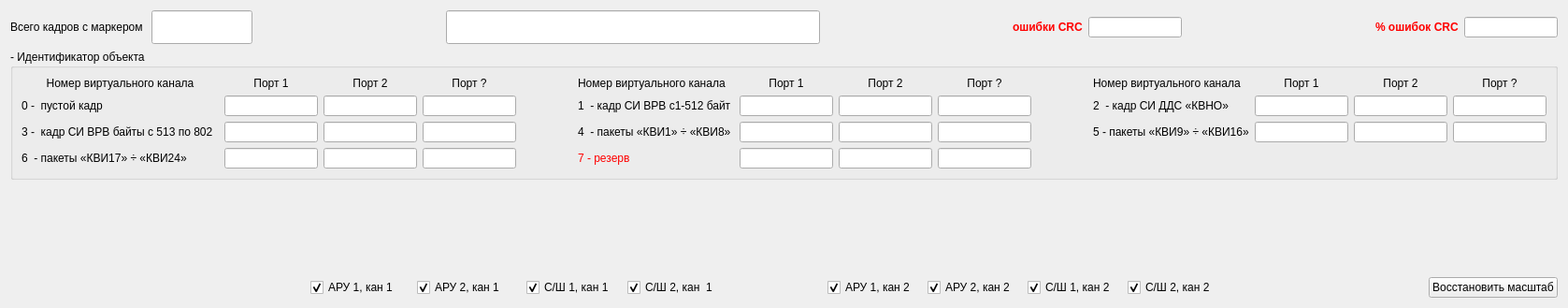
      <widget class="QWidget" name="tab_3">
       <attribute name="title">
        <string>Статистика</string>
       </attribute>
       <layout class="QGridLayout" name="gridLayout_6">
        <item row="8" column="5">
         <widget class="QCheckBox" name="cbSH1">
          <property name="enabled">
           <bool>true</bool>
          </property>
          <property name="maximumSize">
           <size>
            <width>150</width>
            <height>20</height>
           </size>
          </property>
          <property name="text">
           <string>С/Ш 1, кан 1</string>
          </property>
          <property name="checked">
           <bool>true</bool>
          </property>
         </widget>
        </item>
        <item row="8" column="8">
         <widget class="QCheckBox" name="cbARU1_2">
          <property name="maximumSize">
           <size>
            <width>150</width>
            <height>20</height>
           </size>
          </property>
          <property name="text">
           <string>АРУ 1, кан 2</string>
          </property>
          <property name="checked">
           <bool>true</bool>
          </property>
         </widget>
        </item>
        <item row="8" column="4">
         <widget class="QCheckBox" name="cbARU2">
          <property name="maximumSize">
           <size>
            <width>150</width>
            <height>20</height>
           </size>
          </property>
          <property name="text">
           <string>АРУ 2, кан 1     </string>
          </property>
          <property name="checked">
           <bool>true</bool>
          </property>
         </widget>
        </item>
        <item row="8" column="11">
         <widget class="QCheckBox" name="cbSH2_2">
          <property name="maximumSize">
           <size>
            <width>150</width>
            <height>20</height>
           </size>
          </property>
          <property name="text">
           <string>С/Ш 2, кан 2</string>
          </property>
          <property name="checked">
           <bool>true</bool>
          </property>
         </widget>
        </item>
        <item row="2" column="7">
         <spacer name="verticalSpacer_5">
          <property name="orientation">
           <enum>Qt::Vertical</enum>
          </property>
          <property name="sizeHint" stdset="0">
           <size>
            <width>20</width>
            <height>40</height>
           </size>
          </property>
         </spacer>
        </item>
        <item row="1" column="0" colspan="15">
         <widget class="QGroupBox" name="groupBox_2">
          <property name="title">
           <string>-	Идентификатор объекта </string>
          </property>
          <layout class="QGridLayout" name="gridLayout_5">
           <item row="5" column="1">
            <widget class="QLineEdit" name="ind110">
             <property name="maximumSize">
              <size>
               <width>100</width>
               <height>16777215</height>
              </size>
             </property>
             <property name="alignment">
              <set>Qt::AlignRight|Qt::AlignTrailing|Qt::AlignVCenter</set>
             </property>
            </widget>
           </item>
           <item row="5" column="4">
            <spacer name="horizontalSpacer_17">
             <property name="orientation">
              <enum>Qt::Horizontal</enum>
             </property>
             <property name="sizeHint" stdset="0">
              <size>
               <width>40</width>
               <height>20</height>
              </size>
             </property>
            </spacer>
           </item>
           <item row="2" column="0">
            <widget class="QLabel" name="label_25">
             <property name="text">
              <string>3 -  кадр СИ ВРВ байты с 513 по 802  </string>
             </property>
             <property name="alignment">
              <set>Qt::AlignLeading|Qt::AlignLeft|Qt::AlignVCenter</set>
             </property>
            </widget>
           </item>
           <item row="0" column="2">
            <widget class="QLabel" name="label_34">
             <property name="text">
              <string>Порт 2</string>
             </property>
             <property name="alignment">
              <set>Qt::AlignCenter</set>
             </property>
            </widget>
           </item>
           <item row="0" column="3">
            <widget class="QLabel" name="label_37">
             <property name="text">
              <string>Порт ?</string>
             </property>
             <property name="alignment">
              <set>Qt::AlignCenter</set>
             </property>
            </widget>
           </item>
           <item row="0" column="7">
            <widget class="QLabel" name="label_39">
             <property name="text">
              <string>Порт 2</string>
             </property>
             <property name="alignment">
              <set>Qt::AlignCenter</set>
             </property>
            </widget>
           </item>
           <item row="0" column="14">
            <widget class="QLabel" name="label_38">
             <property name="text">
              <string>Порт ?</string>
             </property>
             <property name="alignment">
              <set>Qt::AlignCenter</set>
             </property>
            </widget>
           </item>
           <item row="0" column="6">
            <widget class="QLabel" name="label_40">
             <property name="text">
              <string>Порт 1</string>
             </property>
             <property name="alignment">
              <set>Qt::AlignCenter</set>
             </property>
            </widget>
           </item>
           <item row="0" column="9">
            <widget class="QLabel" name="label_43">
             <property name="text">
              <string>Порт ?</string>
             </property>
             <property name="alignment">
              <set>Qt::AlignCenter</set>
             </property>
            </widget>
           </item>
           <item row="0" column="12">
            <widget class="QLabel" name="label_42">
             <property name="text">
              <string>Порт 1</string>
             </property>
             <property name="alignment">
              <set>Qt::AlignCenter</set>
             </property>
            </widget>
           </item>
           <item row="0" column="13">
            <widget class="QLabel" name="label_41">
             <property name="text">
              <string>Порт 2</string>
             </property>
             <property name="alignment">
              <set>Qt::AlignCenter</set>
             </property>
            </widget>
           </item>
           <item row="1" column="1">
            <widget class="QLineEdit" name="ind000">
             <property name="maximumSize">
              <size>
               <width>100</width>
               <height>16777215</height>
              </size>
             </property>
             <property name="alignment">
              <set>Qt::AlignRight|Qt::AlignTrailing|Qt::AlignVCenter</set>
             </property>
            </widget>
           </item>
           <item row="1" column="0">
            <widget class="QLabel" name="label_22">
             <property name="text">
              <string>0 -  пустой кадр</string>
             </property>
             <property name="alignment">
              <set>Qt::AlignLeading|Qt::AlignLeft|Qt::AlignVCenter</set>
             </property>
            </widget>
           </item>
           <item row="1" column="2">
            <widget class="QLineEdit" name="ind000_2">
             <property name="maximumSize">
              <size>
               <width>100</width>
               <height>16777215</height>
              </size>
             </property>
             <property name="alignment">
              <set>Qt::AlignRight|Qt::AlignTrailing|Qt::AlignVCenter</set>
             </property>
            </widget>
           </item>
           <item row="1" column="3">
            <widget class="QLineEdit" name="ind000_3">
             <property name="maximumSize">
              <size>
               <width>100</width>
               <height>16777215</height>
              </size>
             </property>
             <property name="alignment">
              <set>Qt::AlignRight|Qt::AlignTrailing|Qt::AlignVCenter</set>
             </property>
            </widget>
           </item>
           <item row="0" column="1">
            <widget class="QLabel" name="label_33">
             <property name="text">
              <string>Порт 1</string>
             </property>
             <property name="alignment">
              <set>Qt::AlignCenter</set>
             </property>
            </widget>
           </item>
           <item row="0" column="0">
            <widget class="QLabel" name="label_6">
             <property name="text">
              <string>Номер виртуального канала</string>
             </property>
             <property name="alignment">
              <set>Qt::AlignCenter</set>
             </property>
            </widget>
           </item>
           <item row="2" column="13">
            <widget class="QLineEdit" name="ind101_2">
             <property name="maximumSize">
              <size>
               <width>100</width>
               <height>16777215</height>
              </size>
             </property>
             <property name="alignment">
              <set>Qt::AlignRight|Qt::AlignTrailing|Qt::AlignVCenter</set>
             </property>
            </widget>
           </item>
           <item row="5" column="2">
            <widget class="QLineEdit" name="ind110_2">
             <property name="maximumSize">
              <size>
               <width>100</width>
               <height>16777215</height>
              </size>
             </property>
             <property name="alignment">
              <set>Qt::AlignRight|Qt::AlignTrailing|Qt::AlignVCenter</set>
             </property>
            </widget>
           </item>
           <item row="2" column="1">
            <widget class="QLineEdit" name="ind011">
             <property name="maximumSize">
              <size>
               <width>100</width>
               <height>16777215</height>
              </size>
             </property>
             <property name="alignment">
              <set>Qt::AlignRight|Qt::AlignTrailing|Qt::AlignVCenter</set>
             </property>
            </widget>
           </item>
           <item row="2" column="5">
            <widget class="QLabel" name="label_26">
             <property name="text">
              <string>4  - пакеты «КВИ1» ÷ «КВИ8» </string>
             </property>
            </widget>
           </item>
           <item row="2" column="3">
            <widget class="QLineEdit" name="ind011_3">
             <property name="maximumSize">
              <size>
               <width>100</width>
               <height>16777215</height>
              </size>
             </property>
             <property name="alignment">
              <set>Qt::AlignRight|Qt::AlignTrailing|Qt::AlignVCenter</set>
             </property>
            </widget>
           </item>
           <item row="1" column="13">
            <widget class="QLineEdit" name="ind010_2">
             <property name="maximumSize">
              <size>
               <width>100</width>
               <height>16777215</height>
              </size>
             </property>
             <property name="alignment">
              <set>Qt::AlignRight|Qt::AlignTrailing|Qt::AlignVCenter</set>
             </property>
            </widget>
           </item>
           <item row="2" column="12">
            <widget class="QLineEdit" name="ind101">
             <property name="maximumSize">
              <size>
               <width>100</width>
               <height>16777215</height>
              </size>
             </property>
             <property name="alignment">
              <set>Qt::AlignRight|Qt::AlignTrailing|Qt::AlignVCenter</set>
             </property>
            </widget>
           </item>
           <item row="5" column="6">
            <widget class="QLineEdit" name="ind111">
             <property name="maximumSize">
              <size>
               <width>100</width>
               <height>16777215</height>
              </size>
             </property>
             <property name="alignment">
              <set>Qt::AlignRight|Qt::AlignTrailing|Qt::AlignVCenter</set>
             </property>
            </widget>
           </item>
           <item row="5" column="0">
            <widget class="QLabel" name="label_28">
             <property name="text">
              <string>6  - пакеты «КВИ17» ÷ «КВИ24» </string>
             </property>
             <property name="alignment">
              <set>Qt::AlignLeading|Qt::AlignLeft|Qt::AlignVCenter</set>
             </property>
            </widget>
           </item>
           <item row="1" column="12">
            <widget class="QLineEdit" name="ind010">
             <property name="maximumSize">
              <size>
               <width>100</width>
               <height>16777215</height>
              </size>
             </property>
             <property name="alignment">
              <set>Qt::AlignRight|Qt::AlignTrailing|Qt::AlignVCenter</set>
             </property>
            </widget>
           </item>
           <item row="1" column="11">
            <widget class="QLabel" name="label_24">
             <property name="text">
              <string>2  - кадр СИ ДДС «КВНО» </string>
             </property>
            </widget>
           </item>
           <item row="1" column="14">
            <widget class="QLineEdit" name="ind010_3">
             <property name="maximumSize">
              <size>
               <width>100</width>
               <height>16777215</height>
              </size>
             </property>
             <property name="alignment">
              <set>Qt::AlignRight|Qt::AlignTrailing|Qt::AlignVCenter</set>
             </property>
            </widget>
           </item>
           <item row="2" column="11">
            <widget class="QLabel" name="label_27">
             <property name="text">
              <string>5 - пакеты «КВИ9» ÷ «КВИ16»</string>
             </property>
            </widget>
           </item>
           <item row="5" column="9">
            <widget class="QLineEdit" name="ind111_3">
             <property name="maximumSize">
              <size>
               <width>100</width>
               <height>16777215</height>
              </size>
             </property>
             <property name="alignment">
              <set>Qt::AlignRight|Qt::AlignTrailing|Qt::AlignVCenter</set>
             </property>
            </widget>
           </item>
           <item row="1" column="5">
            <widget class="QLabel" name="label_23">
             <property name="text">
              <string>1  - кадр СИ ВРВ с1-512 байт</string>
             </property>
            </widget>
           </item>
           <item row="2" column="2">
            <widget class="QLineEdit" name="ind011_2">
             <property name="maximumSize">
              <size>
               <width>100</width>
               <height>16777215</height>
              </size>
             </property>
             <property name="alignment">
              <set>Qt::AlignRight|Qt::AlignTrailing|Qt::AlignVCenter</set>
             </property>
            </widget>
           </item>
           <item row="1" column="9">
            <widget class="QLineEdit" name="ind001_3">
             <property name="maximumSize">
              <size>
               <width>100</width>
               <height>16777215</height>
              </size>
             </property>
             <property name="alignment">
              <set>Qt::AlignRight|Qt::AlignTrailing|Qt::AlignVCenter</set>
             </property>
            </widget>
           </item>
           <item row="2" column="14">
            <widget class="QLineEdit" name="ind101_3">
             <property name="maximumSize">
              <size>
               <width>100</width>
               <height>16777215</height>
              </size>
             </property>
             <property name="alignment">
              <set>Qt::AlignRight|Qt::AlignTrailing|Qt::AlignVCenter</set>
             </property>
            </widget>
           </item>
           <item row="5" column="3">
            <widget class="QLineEdit" name="ind110_3">
             <property name="maximumSize">
              <size>
               <width>100</width>
               <height>16777215</height>
              </size>
             </property>
             <property name="alignment">
              <set>Qt::AlignRight|Qt::AlignTrailing|Qt::AlignVCenter</set>
             </property>
            </widget>
           </item>
           <item row="2" column="9">
            <widget class="QLineEdit" name="ind100_3">
             <property name="maximumSize">
              <size>
               <width>100</width>
               <height>16777215</height>
              </size>
             </property>
             <property name="alignment">
              <set>Qt::AlignRight|Qt::AlignTrailing|Qt::AlignVCenter</set>
             </property>
            </widget>
           </item>
           <item row="5" column="7">
            <widget class="QLineEdit" name="ind111_2">
             <property name="maximumSize">
              <size>
               <width>100</width>
               <height>16777215</height>
              </size>
             </property>
             <property name="alignment">
              <set>Qt::AlignRight|Qt::AlignTrailing|Qt::AlignVCenter</set>
             </property>
            </widget>
           </item>
           <item row="1" column="6">
            <widget class="QLineEdit" name="ind001">
             <property name="maximumSize">
              <size>
               <width>100</width>
               <height>16777215</height>
              </size>
             </property>
             <property name="alignment">
              <set>Qt::AlignRight|Qt::AlignTrailing|Qt::AlignVCenter</set>
             </property>
            </widget>
           </item>
           <item row="1" column="4">
            <spacer name="horizontalSpacer">
             <property name="orientation">
              <enum>Qt::Horizontal</enum>
             </property>
             <property name="sizeHint" stdset="0">
              <size>
               <width>60</width>
               <height>20</height>
              </size>
             </property>
            </spacer>
           </item>
           <item row="1" column="10">
            <spacer name="horizontalSpacer_18">
             <property name="orientation">
              <enum>Qt::Horizontal</enum>
             </property>
             <property name="sizeHint" stdset="0">
              <size>
               <width>60</width>
               <height>20</height>
              </size>
             </property>
            </spacer>
           </item>
           <item row="0" column="11">
            <widget class="QLabel" name="label_48">
             <property name="text">
              <string>Номер виртуального канала</string>
             </property>
            </widget>
           </item>
           <item row="2" column="4">
            <spacer name="horizontalSpacer_4">
             <property name="orientation">
              <enum>Qt::Horizontal</enum>
             </property>
             <property name="sizeHint" stdset="0">
              <size>
               <width>40</width>
               <height>20</height>
              </size>
             </property>
            </spacer>
           </item>
           <item row="2" column="10">
            <spacer name="horizontalSpacer_19">
             <property name="orientation">
              <enum>Qt::Horizontal</enum>
             </property>
             <property name="sizeHint" stdset="0">
              <size>
               <width>40</width>
               <height>20</height>
              </size>
             </property>
            </spacer>
           </item>
           <item row="2" column="6">
            <widget class="QLineEdit" name="ind100">
             <property name="maximumSize">
              <size>
               <width>100</width>
               <height>16777215</height>
              </size>
             </property>
             <property name="alignment">
              <set>Qt::AlignRight|Qt::AlignTrailing|Qt::AlignVCenter</set>
             </property>
            </widget>
           </item>
           <item row="2" column="7">
            <widget class="QLineEdit" name="ind100_2">
             <property name="maximumSize">
              <size>
               <width>100</width>
               <height>16777215</height>
              </size>
             </property>
             <property name="alignment">
              <set>Qt::AlignRight|Qt::AlignTrailing|Qt::AlignVCenter</set>
             </property>
            </widget>
           </item>
           <item row="1" column="7">
            <widget class="QLineEdit" name="ind001_2">
             <property name="maximumSize">
              <size>
               <width>100</width>
               <height>16777215</height>
              </size>
             </property>
             <property name="alignment">
              <set>Qt::AlignRight|Qt::AlignTrailing|Qt::AlignVCenter</set>
             </property>
            </widget>
           </item>
           <item row="5" column="5">
            <widget class="QLabel" name="label_29">
             <property name="text">
              <string>&lt;html&gt;&lt;head/&gt;&lt;body&gt;&lt;p&gt;&lt;span style=&quot; color:#ff0000;&quot;&gt;7  - резерв &lt;/span&gt;&lt;/p&gt;&lt;/body&gt;&lt;/html&gt;</string>
             </property>
            </widget>
           </item>
           <item row="0" column="5">
            <widget class="QLabel" name="label_47">
             <property name="text">
              <string>Номер виртуального канала</string>
             </property>
            </widget>
           </item>
          </layout>
         </widget>
        </item>
        <item row="7" column="7">
         <spacer name="verticalSpacer_2">
          <property name="orientation">
           <enum>Qt::Vertical</enum>
          </property>
          <property name="sizeHint" stdset="0">
           <size>
            <width>20</width>
            <height>40</height>
           </size>
          </property>
         </spacer>
        </item>
        <item row="8" column="6">
         <widget class="QCheckBox" name="cbSH2">
          <property name="maximumSize">
           <size>
            <width>150</width>
            <height>20</height>
           </size>
          </property>
          <property name="text">
           <string>С/Ш 2, кан  1</string>
          </property>
          <property name="checked">
           <bool>true</bool>
          </property>
         </widget>
        </item>
        <item row="6" column="0" colspan="15">
         <widget class="QwtPlot" name="qwtPlot">
          <property name="mouseTracking">
           <bool>true</bool>
          </property>
          <property name="focusPolicy">
           <enum>Qt::StrongFocus</enum>
          </property>
         </widget>
        </item>
        <item row="5" column="0" colspan="15">
         <widget class="QwtPlot" name="qwtPlot_dtime">
          <property name="sizePolicy">
           <sizepolicy hsizetype="Ignored" vsizetype="Preferred">
            <horstretch>4</horstretch>
            <verstretch>0</verstretch>
           </sizepolicy>
          </property>
          <property name="mouseTracking">
           <bool>true</bool>
          </property>
          <property name="contextMenuPolicy">
           <enum>Qt::ActionsContextMenu</enum>
          </property>
          <property name="acceptDrops">
           <bool>true</bool>
          </property>
          <property name="autoReplot">
           <bool>true</bool>
          </property>
         </widget>
        </item>
        <item row="4" column="0" colspan="15">
         <widget class="QwtPlot" name="qwtPlot_stat">
          <property name="sizePolicy">
           <sizepolicy hsizetype="Expanding" vsizetype="Expanding">
            <horstretch>0</horstretch>
            <verstretch>0</verstretch>
           </sizepolicy>
          </property>
          <property name="mouseTracking">
           <bool>true</bool>
          </property>
          <property name="focusPolicy">
           <enum>Qt::StrongFocus</enum>
          </property>
          <property name="contextMenuPolicy">
           <enum>Qt::DefaultContextMenu</enum>
          </property>
         </widget>
        </item>
        <item row="8" column="3">
         <widget class="QCheckBox" name="cbARU1">
          <property name="maximumSize">
           <size>
            <width>150</width>
            <height>20</height>
           </size>
          </property>
          <property name="text">
           <string>АРУ 1, кан 1    </string>
          </property>
          <property name="checked">
           <bool>true</bool>
          </property>
         </widget>
        </item>
        <item row="8" column="10">
         <widget class="QCheckBox" name="cbSH1_2">
          <property name="maximumSize">
           <size>
            <width>150</width>
            <height>20</height>
           </size>
          </property>
          <property name="text">
           <string>С/Ш 1, кан 2</string>
          </property>
          <property name="checked">
           <bool>true</bool>
          </property>
         </widget>
        </item>
        <item row="8" column="9">
         <widget class="QCheckBox" name="cbARU2_2">
          <property name="maximumSize">
           <size>
            <width>150</width>
            <height>20</height>
           </size>
          </property>
          <property name="text">
           <string>АРУ 2, кан 2</string>
          </property>
          <property name="checked">
           <bool>true</bool>
          </property>
         </widget>
        </item>
        <item row="0" column="0" colspan="15">
         <layout class="QGridLayout" name="gridLayout_9">
          <item row="0" column="0">
           <widget class="QLabel" name="label_10">
            <property name="minimumSize">
             <size>
              <width>70</width>
              <height>20</height>
             </size>
            </property>
            <property name="text">
             <string>Всего кадров с маркером </string>
            </property>
            <property name="alignment">
             <set>Qt::AlignCenter</set>
            </property>
           </widget>
          </item>
          <item row="0" column="12">
           <widget class="QLineEdit" name="proc">
            <property name="maximumSize">
             <size>
              <width>100</width>
              <height>16777215</height>
             </size>
            </property>
            <property name="alignment">
             <set>Qt::AlignRight|Qt::AlignTrailing|Qt::AlignVCenter</set>
            </property>
           </widget>
          </item>
          <item row="0" column="9">
           <widget class="QLineEdit" name="errorCRC">
            <property name="maximumSize">
             <size>
              <width>100</width>
              <height>16777215</height>
             </size>
            </property>
            <property name="alignment">
             <set>Qt::AlignRight|Qt::AlignTrailing|Qt::AlignVCenter</set>
            </property>
           </widget>
          </item>
          <item row="0" column="5">
           <spacer name="horizontalSpacer_2">
            <property name="orientation">
             <enum>Qt::Horizontal</enum>
            </property>
            <property name="sizeHint" stdset="0">
             <size>
              <width>40</width>
              <height>20</height>
             </size>
            </property>
           </spacer>
          </item>
          <item row="0" column="8">
           <widget class="QLabel" name="label_35">
            <property name="text">
             <string>&lt;html&gt;&lt;head/&gt;&lt;body&gt;&lt;p&gt;&lt;span style=&quot; font-weight:600; color:#ff0000;&quot;&gt; ошибки CRC&lt;/span&gt;&lt;/p&gt;&lt;/body&gt;&lt;/html&gt;</string>
            </property>
           </widget>
          </item>
          <item row="0" column="11">
           <widget class="QLabel" name="label_36">
            <property name="text">
             <string>&lt;html&gt;&lt;head/&gt;&lt;body&gt;&lt;p&gt;&lt;span style=&quot; font-weight:600; color:#ff0000;&quot;&gt;% ошибок CRC&lt;/span&gt;&lt;/p&gt;&lt;/body&gt;&lt;/html&gt;</string>
            </property>
           </widget>
          </item>
          <item row="0" column="6">
           <widget class="QLineEdit" name="full">
            <property name="minimumSize">
             <size>
              <width>400</width>
              <height>0</height>
             </size>
            </property>
            <property name="font">
             <font>
              <pointsize>18</pointsize>
             </font>
            </property>
            <property name="alignment">
             <set>Qt::AlignCenter</set>
            </property>
           </widget>
          </item>
          <item row="0" column="7">
           <spacer name="horizontalSpacer_3">
            <property name="orientation">
             <enum>Qt::Horizontal</enum>
            </property>
            <property name="sizeHint" stdset="0">
             <size>
              <width>40</width>
              <height>20</height>
             </size>
            </property>
           </spacer>
          </item>
          <item row="0" column="1" colspan="2">
           <widget class="QLineEdit" name="snMkadr">
            <property name="minimumSize">
             <size>
              <width>80</width>
              <height>20</height>
             </size>
            </property>
            <property name="maximumSize">
             <size>
              <width>250</width>
              <height>50</height>
             </size>
            </property>
            <property name="alignment">
             <set>Qt::AlignRight|Qt::AlignTrailing|Qt::AlignVCenter</set>
            </property>
           </widget>
          </item>
          <item row="0" column="10">
           <spacer name="horizontalSpacer_23">
            <property name="orientation">
             <enum>Qt::Horizontal</enum>
            </property>
            <property name="sizeHint" stdset="0">
             <size>
              <width>40</width>
              <height>20</height>
             </size>
            </property>
           </spacer>
          </item>
         </layout>
        </item>
        <item row="8" column="14">
         <widget class="QPushButton" name="auto_scale">
          <property name="text">
           <string>Восстановить масштаб</string>
          </property>
         </widget>
        </item>
       </layout>
      </widget>
